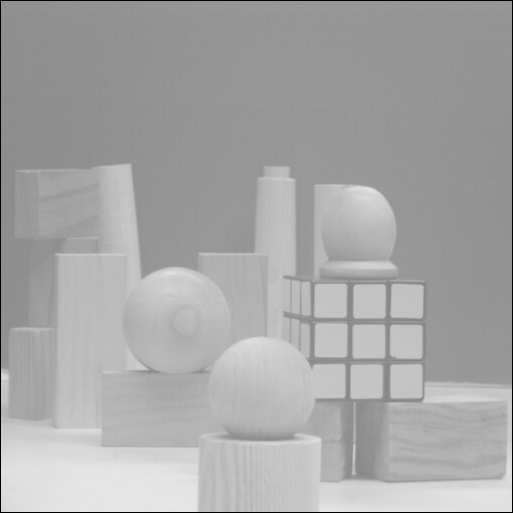
%> input picture ca5/cube.tif, 513 x 513 px
$ octave ca5.m   (GNU Octave 9; MATLAB toolbox functions it lacks are replaced by stand-ins)
%> lines starting %> are read from the running program, lines starting %| are printed output that depends on the picture
### ca5/my_hist.m
function h = my_hist( image,n )
for i=1:n
    h(i)=sum(sum(image==i-1));
end

end

### ca5/ca5.m
%%%%%%%%%%%%%%%%%%%%%%%%%%%%%%%%%%%%%%%%%%%%%%%%%%%%%%%%%%%%%%%%%%%%%%%
% EE465 Introduction to Digital Image Processing
% Copyright: Xin Li@2010-2014
% Computer Assignment 5: Image Enhancement Basics
% Due Date: Feb. 25, 2014
% Oluwatoni Fuwape
%%%%%%%%%%%%%%%%%%%%%%%%%%%%%%%%%%%%%%%%%%%%%%%%%%%%%%%%%%%%%%%%%%%%%%%

% General instructions:
% 1. Wherever you see a pair of <...>, you need to replace <>
% by the MATLAB code you come up with
% 2. Wherever you see a pair of [...], you need to write a new MATLAB
% function with the specified syntax
% 3. Wherever you see a pair of {...}, you need to write your answers as
% MATLAB annotations, i.e., starting with %

% The objective of this assignment is to play with various image
% interpolation related MATLAB functions (easy and fun)
% MATLAB functions: hist, histeq, adapthisteq, imadjust, imhist

% Part I: calculate the histogram of a given image (2 points)
x=double(imread('cube.tif'));
%> x: size 513x513 double; min 0, max 231, mean 166.5; mean of the top-left, top-right, bottom-left and bottom-right quarters 149, 153.1, 187.4, 176.6
%[write a matlab function names my_hist.m to calculate the histogram
%for a given image]
h_x=my_hist(x,256);
%> after the loop in my_hist, `for i=1:n`: h = 256 values, max 23599 at index 150, min 0 at index 2, mean 1028
%> h_x has the same summary as h in my_hist
% now call the hist function provided by matlab
h_ref=hist(x(:),1:256);
%> h_ref = 256 values, max 23599 at index 149, min 0 at index 2, mean 1028
% compare the two results
i=1:256;
plot(i,h_x,i,h_ref-30000);
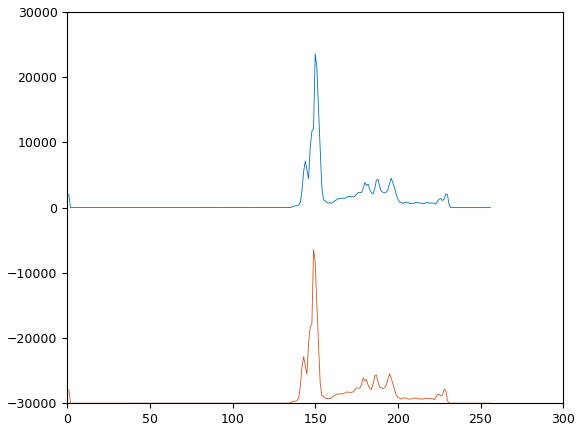
%> figure redrawn from the program's plot data; curve peaks at x = 150, y = 23599; curve peaks at x = 149, y = -6401
% {Question: what is the role of '-30000' in the above plot?}
% if the '-30000' is not there then it would be difficult to compare the
% two plots becuase they will be on top of each other, '-30000' helps separate the two plots for better comparison

% Part II: enhancement of a microarray image (2 points)
x=im2double(imread('microarray.png'));
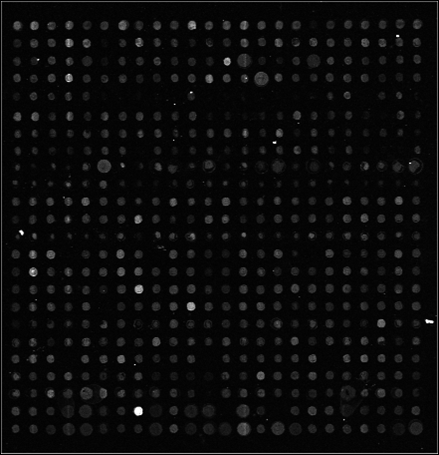
%> input picture ca5/microarray.png, 439 x 455 px
%> x: size 455x439 double; min 0, max 0.894, mean 0.0739
% >help histeq
x_enh1=histeq(x);
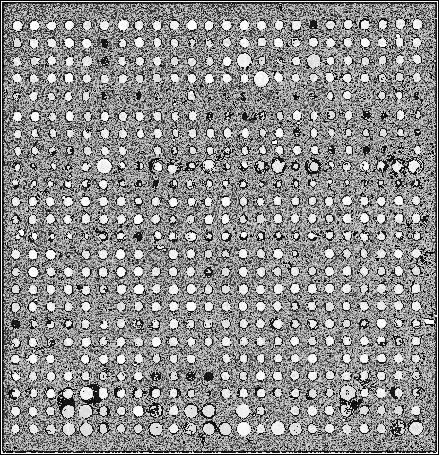
%> x_enh1: size 455x439 double; min 0, max 1, mean 0.558
imshow(x_enh1/255,[]);
% >help adapthisteq
x_enh2=adapthisteq(x);
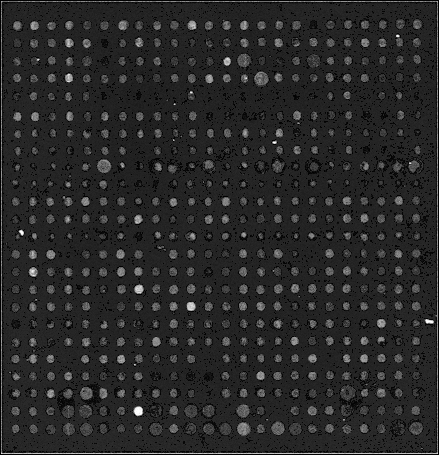
%> x_enh2: size 455x439 double; min 0, max 1, mean 0.162
imshow(x_enh2/255,[]);

% Part III: histogram matching (1 point)
% Learn how to use histeq function to process an input image A such that
% the histogram of the output matches that of a target image B
A=double(imread('cube.tif'));
%> (the run ends here)
